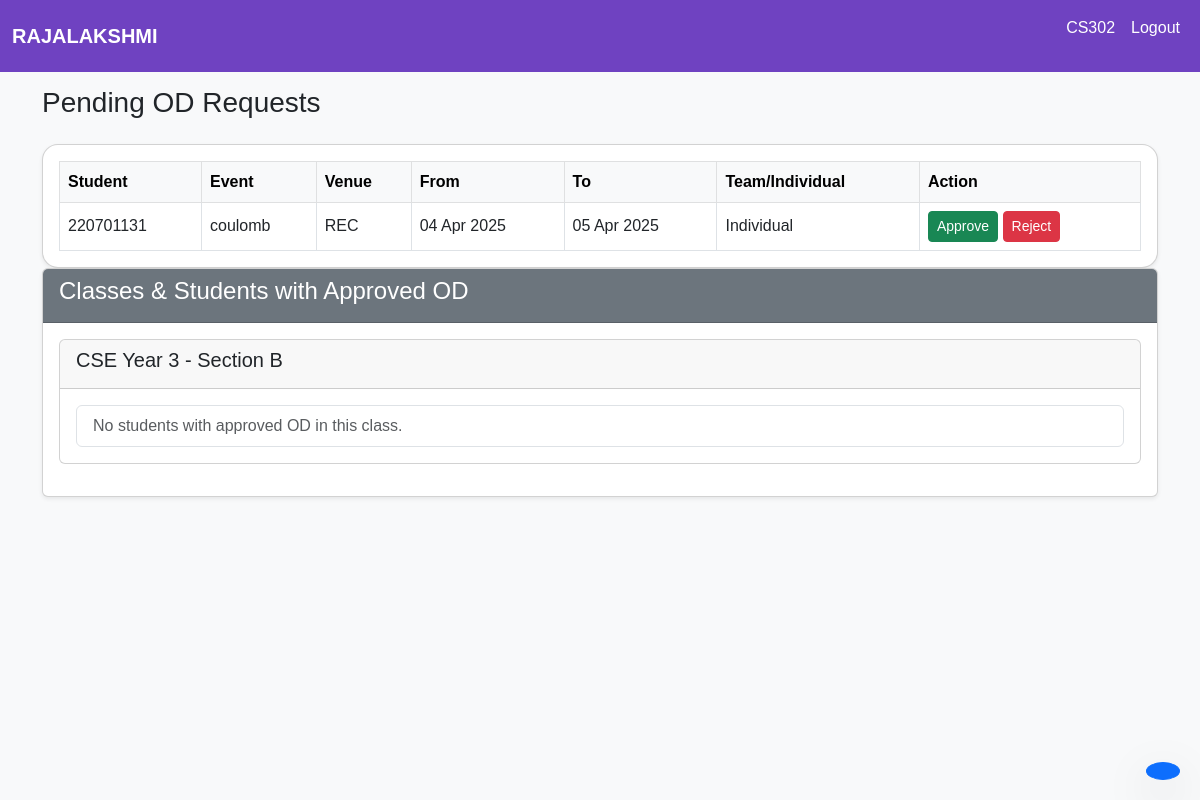
/faculty/home (signed in), run on an earlier commit of the app's database.
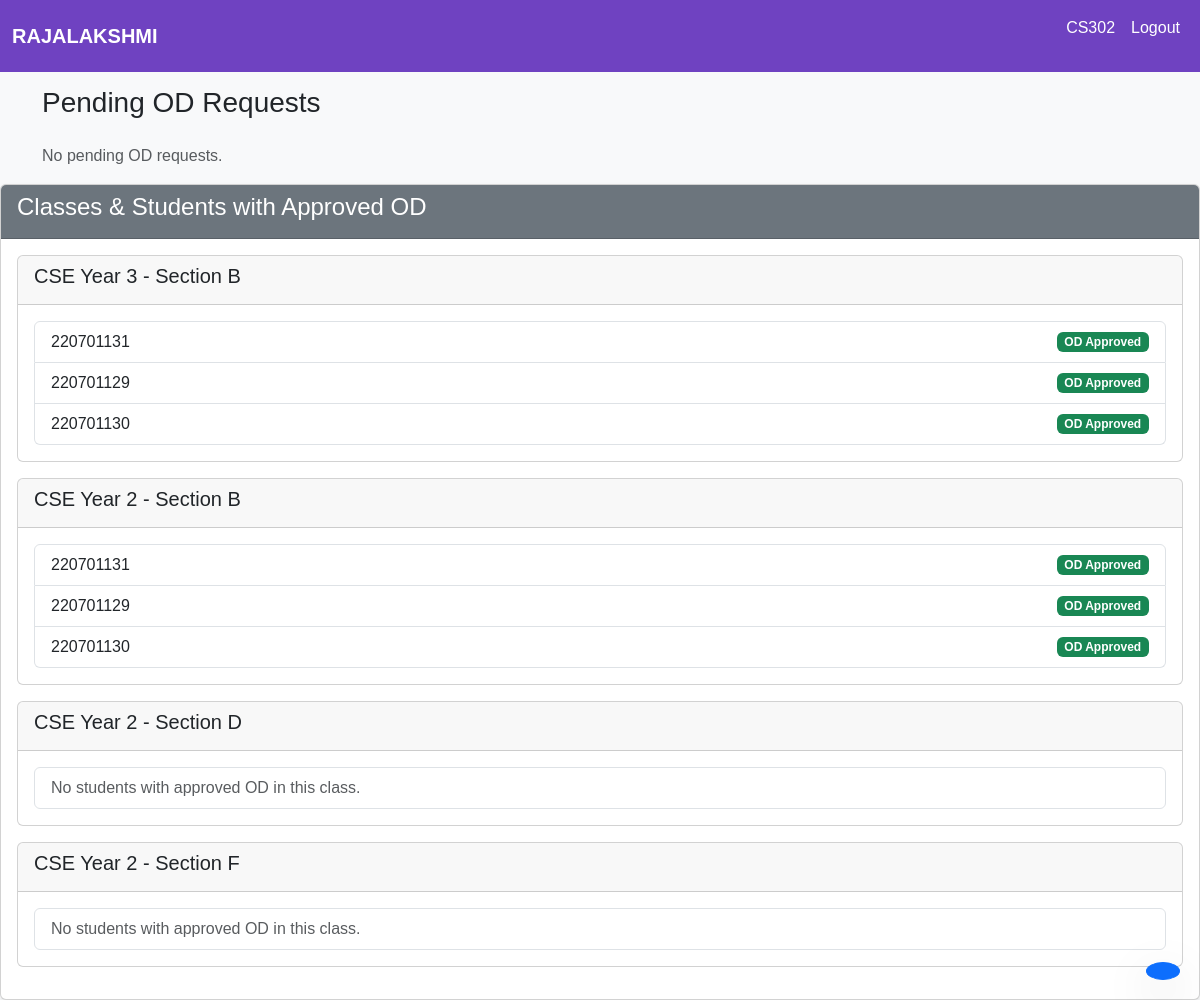
And on a later commit of the database.
### student/models.py (models this page shows)
class student_OD(models.Model):
    student = models.ForeignKey(Student, related_name='ODs', on_delete=models.CASCADE)
    ClassOf = models.ForeignKey(Class, related_name='ODs', on_delete=models.CASCADE)
    eventName = models.CharField(max_length=50)
    eventType = models.CharField(max_length=50)
    venue = models.CharField(max_length=50)
    proof = models.FileField(upload_to='proofs/', blank=True, null=True)
    start_date = models.DateField()
    end_date = models.DateField()
    isTeam = models.BooleanField(default=False)
    teammates = models.ManyToManyField(Student, related_name='teammates', blank=True)
    class_incharge = models.ForeignKey(Faculty, related_name='OD_to_be_approve', on_delete=models.CASCADE)
    class_incharge_approval = models.BooleanField(default=False)
    OD_rejection = models.BooleanField(default=False)
    academic_head_approval = models.BooleanField(default=False)
    hod_approval = models.BooleanField(default=False)
    def __str__(self):
        return self.eventName + " " + self.eventType + " " + self.start_date.strftime('%Y-%m-%d') + " " + self.end_date.strftime('%Y-%m-%d')

class Student(models.Model):
    user = models.OneToOneField(User, on_delete=models.CASCADE)
    roll_number = models.CharField(max_length=10)
    department = models.CharField(max_length=50,default="CSE")
    section = models.CharField(max_length=10,default="A")
    year = models.IntegerField(default="2")
    def __str__(self):
        return self.user.username + " " + self.user.first_name + " " + self.user.last_name

class Class(models.Model):
    section = models.CharField(max_length=10)
    department = models.CharField(max_length=50)
    year = models.CharField(max_length=10)
    students = models.ManyToManyField(Student, related_name='studies_in')
    faculties = models.ManyToManyField(Faculty, related_name='handles')
    class_incharge = models.OneToOneField(Faculty,null=True, related_name='incharge_of', on_delete=models.CASCADE)
    def __str__(self):
        return f"{self.department} {self.year} {self.section}"

### faculty/views.py (the view)
# urls.py: 2. Add a URL to urlpatterns:  path('', views.home, name='home')
def home(request):
    faculty = Faculty.objects.get(user=request.user)
    print(faculty.faculty_type)
    if(faculty.faculty_type == Faculty.FacultyType.HOD):
        return redirect('hod_home')
    od_requests = OD_requests(faculty)
    print(od_requests)
    classes = faculty.handles.all()
    student_with_od = {}
    for cls in classes:
        class_students = cls.students.all()
        approved_ods = student_OD.objects.filter(hod_approval=True)
        involved_students = Student.objects.filter(
            models.Q(ODs__in=approved_ods) | models.Q(teammates__in=approved_ods),
            id__in=class_students.values_list('id', flat=True)
        ).distinct()
        student_with_od[str(cls.id)] = list(involved_students)
    context = {
        'od_requests': od_requests,
        'classes': classes,
        'student_with_od': student_with_od
    }
    print(context)
    return render(request, 'faculty_home.html', context)

### faculty/templatetags/custom_filters.py (called while the page is built)
@register.filter
def get_item(dictionary, key):
    print(f"Accessing key: {key}")
    if dictionary is None or not isinstance(dictionary, dict):
        return []
    print(f"Value: {dictionary.get(key, [])}")
    return dictionary.get(key, [])

### faculty/templates/faculty_home.html (shortened to what this page needs)
{% extends 'layout.html' %}
{% load static %}
{% load custom_filters %}
{% block content %}
<div class="container mt-4">
    <h2 class="text-center mb-4">Faculty Dashboard</h2>
    <h3 class="mb-4">Pending OD Requests</h3>
    {% if od_requests %}
        <div class="card shadow-sm rounded-4 p-3 bg-white">
        <div class="table-responsive">
            <table class="table align-middle table-bordered mb-0">
            <thead class="table-light">
                <tr>
                <th>Student</th>
                <th>Event</th>
                <th>Venue</th>
                <th>From</th>
                <th>To</th>
                <th>Team/Individual</th>
                <th>Action</th>
                </tr>
            </thead>
            <tbody>
                {% for od in od_requests %}
                    <tr id="od-{{od.id}}" >
                        <td>{{od.student.user.username}}</td>
                        <td>{{od.eventName}}</td>
                        <td>{{od.venue}}</td>
                        <td>{{od.start_date | date:"d M Y"}}</td>
                        <td>{{od.end_date | date:"d M Y"}}</td>
                        {% if od.is_team %}
                            <td>Team</td>
                        {% else %}
                            <td>Individual</td>
                        {% endif %}
                        <td>
                        <button class="btn btn-success btn-sm" onclick="handleOdRequest({{od.id}},'approve')" >Approve</button>
                        <button class="btn btn-danger btn-sm" onclick="handleOdRequest({{od.id}},'reject')">Reject</button>
                        </td>
                    </tr>
                {% endfor %}
            </tbody>
        </table>
        {% else %}
        <p class="text-muted">No pending OD requests.</p>
        {% endif %}
        </div>
        </div>
    <div class="card shadow-sm">
        <div class="card-header bg-secondary text-white">
            <h4>Classes & Students with Approved OD</h4>
        </div>
        <div class="card-body">
            {% if classes %}
                {% for class in classes %}
                    <div class="card mb-3">
                        <div class="card-header">
                            <h5>{{class.department}} Year {{ class.year }} - Section {{ class.section }}</h5>
                        </div>
                        <div class="card-body">
                            <ul class="list-group">
                            {% with class.id|stringformat:"s" as class_id_str %}
                                {% for student in student_with_od|get_item:class_id_str %}
                                    <li class="list-group-item d-flex justify-content-between align-items-center">
                                        {{student.user.username}}
                                        <span class="badge bg-success">OD Approved</span>
                                    </li>
                                {% empty %}
                                    <li class="list-group-item text-muted">No students with approved OD in this class.</li>
                                {% endfor %}
                            {% endwith %}
                            </ul>
                        </div>
                    </div>
                {% endfor %}
            {% else %}
                <p class="text-muted">You are not handling any classes.</p>
            {% endif %}
        </div>
    </div>
    <a href="#" class="btn btn-primary btn-lg shadow-lg position-fixed" style="bottom: 20px; right: 20px; border-radius: 50%;">
    </a>
</div>
{% endblock %}

What changed in the data, as far as the page shows it:
no longer on this page (row edited): student_OD: student.user.username "220701131", eventName "coulomb", venue "REC", start_date "04 Apr 2025", end_date "05 Apr 2025"
shown differently, row unchanged: Class (number 1 of 4 on the later page): no longer shows "No students with approved OD in this class."
now on this page (row edited): Student: user.username "220701131"
now on this page (row unchanged): Student: user.username "220701129"
now on this page (row unchanged): Student: user.username "220701130"
added Class: department "CSE", year "2", section "B"
added Class: department "CSE", year "2", section "D"
added Class: department "CSE", year "2", section "F"
Also different on the page:
text no longer shown: "Student Event Venue From To Team/Individual Action"
text now shown: "No pending OD requests."
